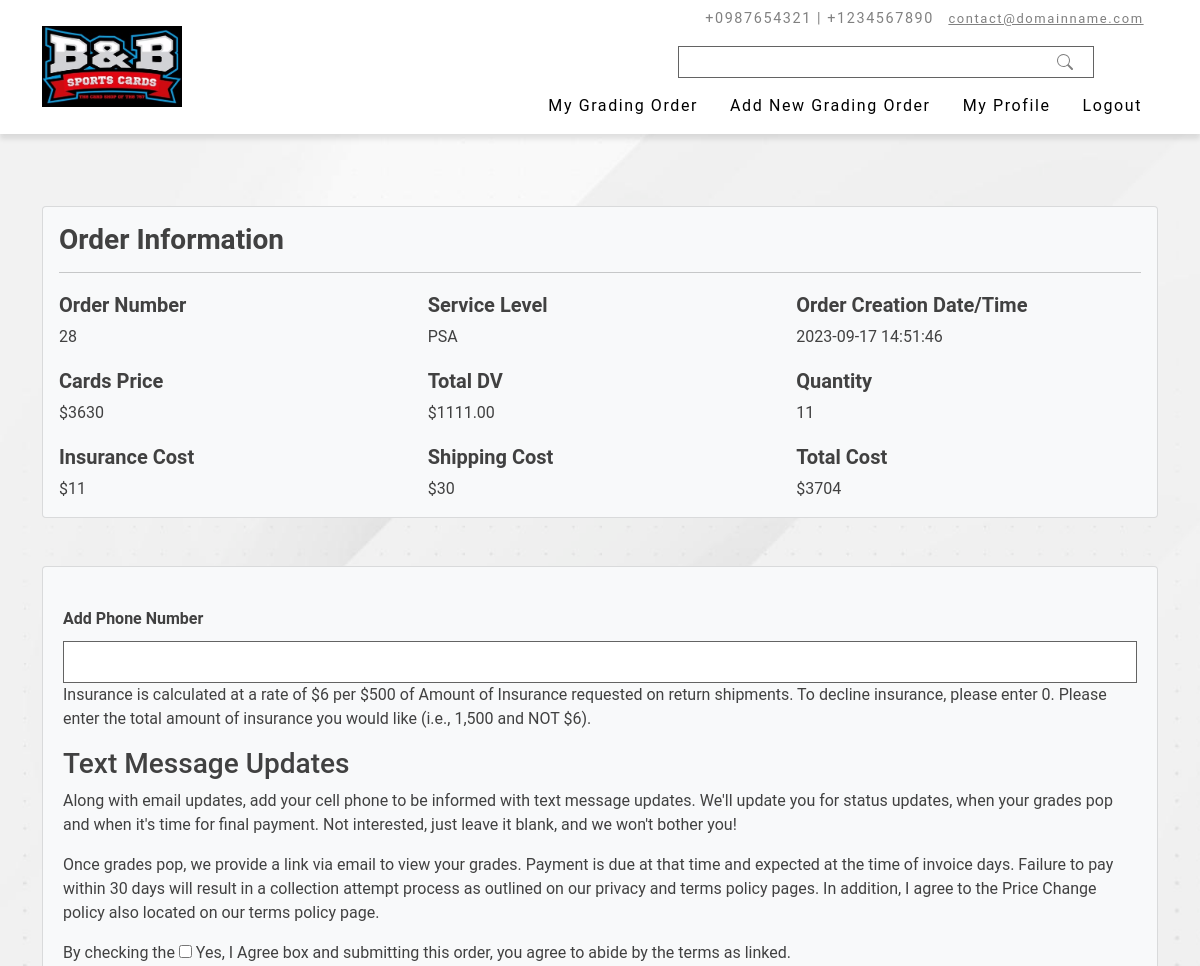
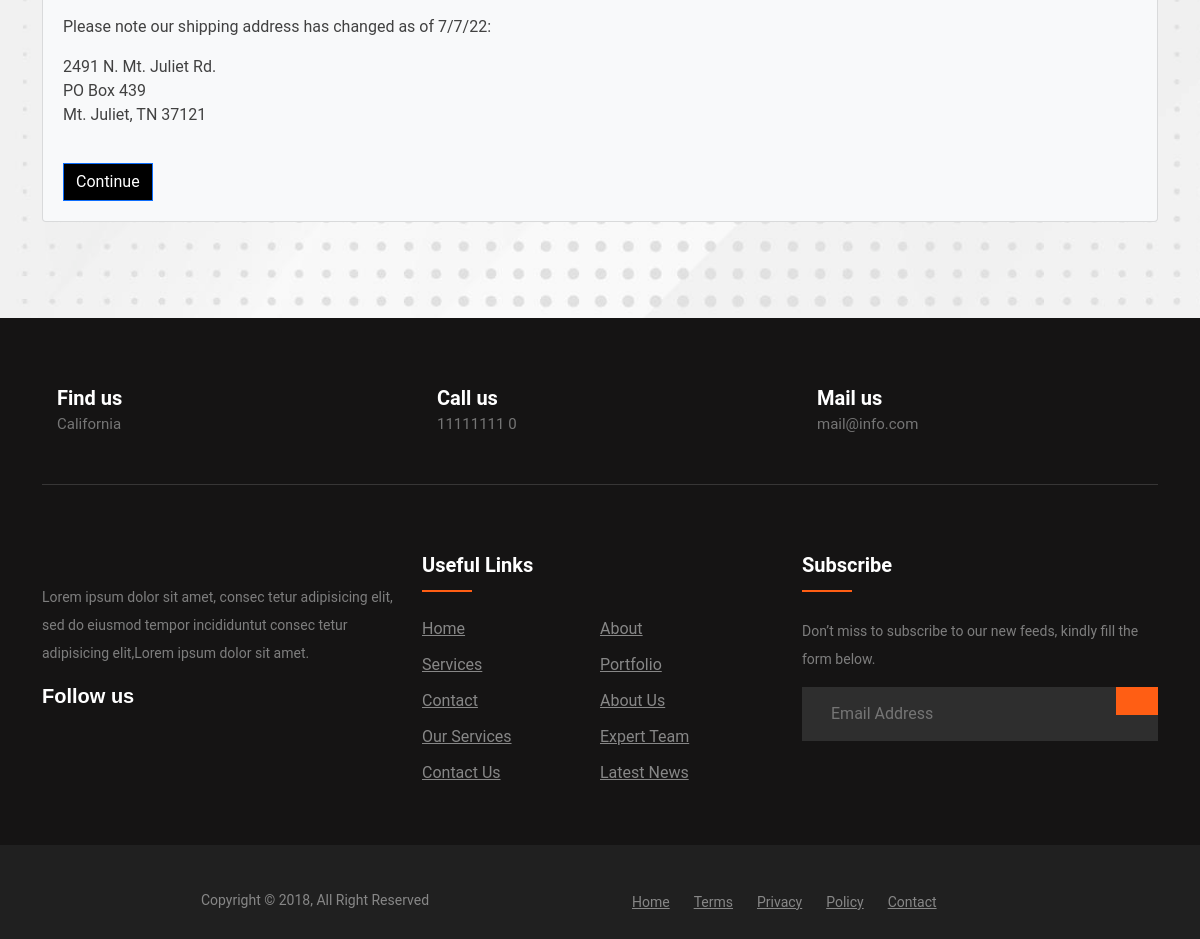
Page /finalize.php?id=28 (signed in) on the committed database (2 pictures, top to bottom).
### tables this page shows
CREATE TABLE `submissions` (
  `id` int(11) NOT NULL,
  `first_name` varchar(255) DEFAULT NULL,
  `last_name` varchar(255) DEFAULT NULL,
  `email` varchar(255) DEFAULT NULL,
  `phone_number` varchar(20) DEFAULT NULL,
  `address` varchar(255) DEFAULT NULL,
  `street_address` varchar(255) DEFAULT NULL,
  `address_line2` varchar(255) DEFAULT NULL,
  `state` varchar(50) DEFAULT NULL,
  `coupon_code` varchar(50) DEFAULT NULL,
  `referral_code` varchar(50) DEFAULT NULL,
  `total_price` decimal(10,2) DEFAULT NULL,
  `total_grading_price` decimal(10,2) DEFAULT NULL,
  `total_evaluation_price` decimal(10,2) DEFAULT NULL,
  `card_value` varchar(100) DEFAULT NULL,
  `service_provider` varchar(50) DEFAULT NULL,
  `card_quantity` int(11) DEFAULT NULL,
  `user_id` int(11) NOT NULL,
  `created_at` timestamp NOT NULL DEFAULT current_timestamp(),
  `insurance` int(11) NOT NULL,
  `status` varchar(100) NOT NULL DEFAULT 'Awaiting Card List',
  `submission` varchar(100) NOT NULL,
  `notify` varchar(30) NOT NULL DEFAULT 'new',
  `payment_status` varchar(100) NOT NULL DEFAULT 'unpaid'
);

### details.php (the view, shortened to what this page needs)
<?php
require_once 'config.php';
if (isset($_GET['id'])) {
    $id = $_GET['id'];
} else {
    echo "ID parameter is missing in the URL.";
    exit;
}
$sql1 = "SELECT * FROM submissions WHERE id = $id";
$result1 = $conn->query($sql1);
$row1=null;
if ($result1->num_rows > 0) {
    $row1 = $result1->fetch_assoc();
} else {
    echo "No records found with ID: $id";
}
$sql2 = "SELECT SUM(declaredValue) AS total_dv FROM order_details where order_id = $id";
$result2 = $conn->query($sql2);
$total_dv=null;
if ($result2) {
    $row2 = $result2->fetch_assoc();
    $total_dv = $row2['total_dv'];
} else {
    $total_dv=0;
}
$sql3 = "SELECT SUM(qty) AS total_q FROM order_details where order_id = $id";
$result3 = $conn->query($sql3);
$total_q=null;
if ($result3) {
    $row3 = $result3->fetch_assoc();
    $total_q = $row3['total_q'];
} else {
    echo 'No records found.';
    $total_q=0;
}
$price=($row1["total_grading_price"]/$row1["card_quantity"])*$total_q
?>
    <div class="card bg-light">
        <div class="card-body">
        <h3><b>Order Information</b></h3>
        <hr>
            <div class="row">
                <div class="col-md-4">
                    <h5 class="card-title"><b>Order Number</b></h5>
                    <p class="card-text"><?php echo $row1["id"]?></p>
                </div>
                <div class="col-md-4">
                    <h5 class="card-title"><b>Service Level</b></h5>
                    <p class="card-text"><?php echo $row1["service_provider"]?></p>
                </div>
                <div class="col-md-4">
                    <h5 class="card-title"><b>Order Creation Date/Time</b></h5>
                    <p class="card-text"><?php echo $row1["created_at"]?></p>
                </div>
            </div>
            <div class="row">
                <div class="col-md-4">
                    <h5 class="card-title"><b>Cards Price</b></h5>
                    <p class="card-text">$<?php echo $price ?></p>
                </div>
                <div class="col-md-4">
                    <h5 class="card-title"><b>Total DV</b></h5>
                    <p class="card-text">$<?php echo $total_dv?></p>
                </div>
                <div class="col-md-4">
                    <h5 class="card-title"><b>Quantity</b></h5>
                    <p class="card-text"><?php echo $total_q?></p>
                </div>
                </div>
                <div class="row">
                <div class="col-md-4">
                    <h5 class="card-title"><b>Insurance Cost</b></h5>
                    <p class="card-text">$<?php echo $row1["insurance"]?></p>
                </div>
                <div class="col-md-4">
                    <h5 class="card-title"><b>Shipping Cost</b></h5>
                    <p class="card-text">$30</p>
                </div>
                <div class="col-md-4">
                    <h5 class="card-title"><b>Total Cost</b></h5>
                    <p class="card-text">$<?php echo $price+$row1["insurance"]+30+$row1["total_evaluation_price"];?></p>
                </div>
            </div>
        </div>
    </div>

### style.css (style rules this page uses)
body { font-family: 'Roboto', sans-serif; color: #414141; background-image: url('assets/4907157.jpg'); background-size: cover; background-repeat: no-repeat; background-attachment: fixed; }
hr { border: none; height: 1px; color: #333; background-color: #333; }
.row { margin-top: 20px !important; }

### rows in the picture
submissions: id "28", service_provider "PSA", created_at "2023-09-17 14:51:46", insurance "11"

### other values in the picture
$price "3630"
$total_dv "1111.00"
$total_q "11"
$price+$row1["insurance"]+30+$row1["total_evaluation_price"] "3704"
